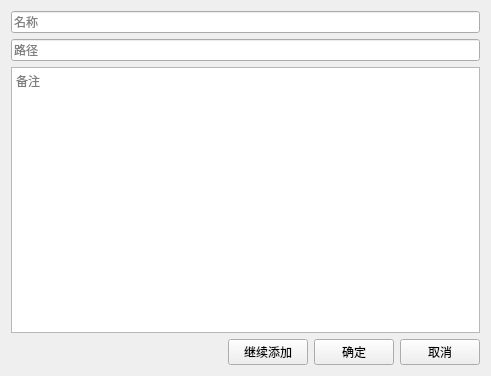
<?xml version="1.0" encoding="UTF-8"?>
<ui version="4.0">
 <class>AddPathForm</class>
 <widget class="QWidget" name="AddPathForm">
  <property name="geometry">
   <rect>
    <x>0</x>
    <y>0</y>
    <width>491</width>
    <height>376</height>
   </rect>
  </property>
  <property name="windowTitle">
   <string>添加路径</string>
  </property>
  <layout class="QVBoxLayout" name="verticalLayout">
   <item>
    <widget class="QLineEdit" name="lineEditName">
     <property name="placeholderText">
      <string>名称</string>
     </property>
    </widget>
   </item>
   <item>
    <widget class="QLineEdit" name="lineEditPath">
     <property name="placeholderText">
      <string>路径</string>
     </property>
    </widget>
   </item>
   <item>
    <widget class="QPlainTextEdit" name="plainTextEditComment">
     <property name="placeholderText">
      <string>备注</string>
     </property>
    </widget>
   </item>
   <item>
    <layout class="QHBoxLayout" name="horizontalLayout">
     <item>
      <spacer name="horizontalSpacer">
       <property name="orientation">
        <enum>Qt::Horizontal</enum>
       </property>
       <property name="sizeHint" stdset="0">
        <size>
         <width>40</width>
         <height>20</height>
        </size>
       </property>
      </spacer>
     </item>
     <item>
      <widget class="QPushButton" name="pushButtonAddMore">
       <property name="text">
        <string>继续添加</string>
       </property>
      </widget>
     </item>
     <item>
      <widget class="QPushButton" name="pushButtonConfirm">
       <property name="text">
        <string>确定</string>
       </property>
      </widget>
     </item>
     <item>
      <widget class="QPushButton" name="pushButtonCancel">
       <property name="text">
        <string>取消</string>
       </property>
      </widget>
     </item>
    </layout>
   </item>
  </layout>
 </widget>
 <resources/>
 <connections/>
</ui>
